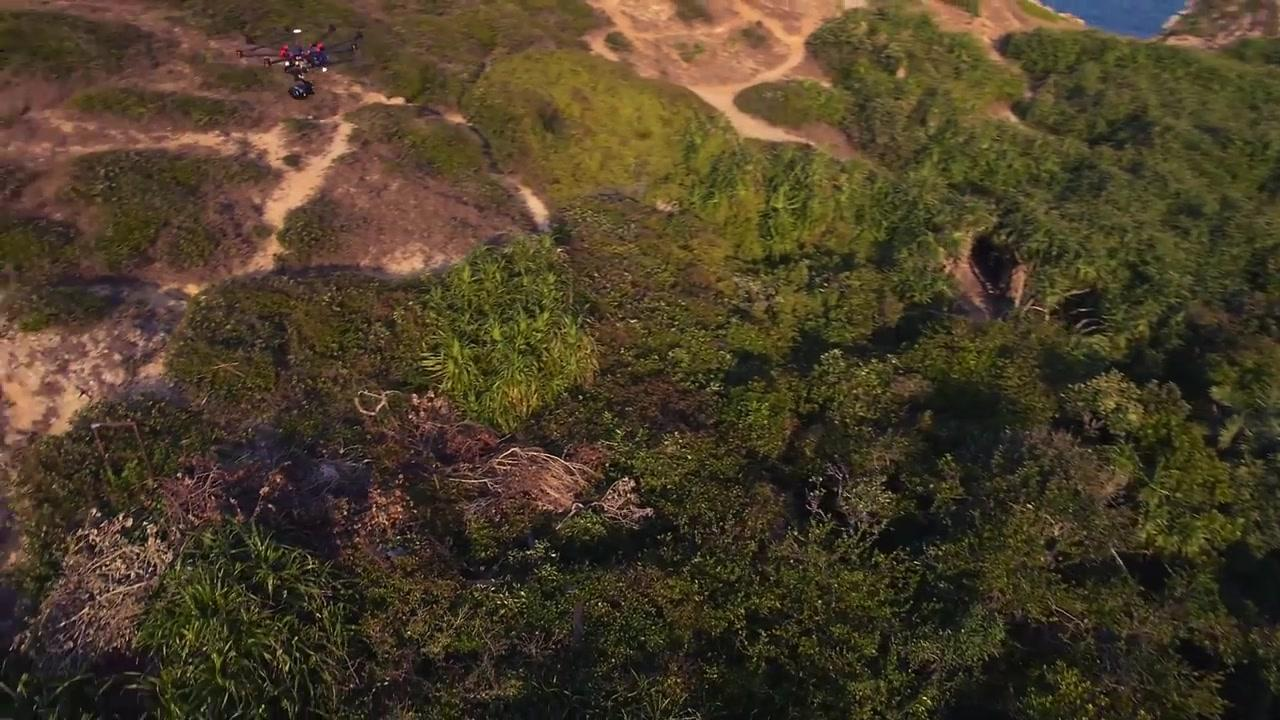
#> input picture deploy/eval_roi_448/images/00096.jpg, 1280 x 720 px, given in place of t4_fourdrones.png, which was not available
$ python test_page_yolo.py ../deploy/eval_roi_448/images/00096.jpg
#> lines starting #> are read from the running program, lines starting #| are printed output that depends on the picture
### ps/cam3d_pipe.py
#!/usr/bin/env python3
# -*- coding: utf-8 -*-
"""cam3d_pipe.py —— 三域位流实时链路网页版

链路：USB 相机 -> 640x360 灰度 -> PL-DDR -> 触发 PL 检测器 -> 读候选表
      -> x=(x+125)%640 修正 + 边带过滤 -> （可选）NPU cls128 分类
      -> 画框/HUD -> JPEG -> 网页 MJPEG

端口：8080。页面：“/”单页；数据：“/info”；流：“/live”；单帧：“/snap”。
安全：只读写已验证的寄存器地址；NPU 可用 --npu 0 关掉。

用法：
  python3 -u cam3d_pipe.py --host 0.0.0.0 --port 8080 --npu 1
"""
import argparse
import io
import json
import os
import re
import sys
import threading
import time
from http.server import BaseHTTPRequestHandler, ThreadingHTTPServer

import cv2
import numpy as np

sys.path.insert(0, os.path.dirname(os.path.abspath(__file__)))
from cam3d_test import PL3D, NPU, unpack, crop  # noqa: E402
try:
    from yolo_det import Yolo
except Exception:                          # noqa: BLE001
    Yolo = None
USE_YOLO = False          # 模块级：--yolo 1 时由 main() 置 True
YOLO = None
USE_ROI = False           # --mode roi：PL 粗筛 + NPU ROI 精判（真正的三域分工）
DUAL = False              # 双极性：同一检测器跑两遍（原图 + 取反），零额外资源
if os.environ.get("DUAL") == "0":
    DUAL = False
STREAM_W, STREAM_H = 512, 288   # 推流分辨率（检测仍 640x360）
YOLO_EVERY = 3            # 方案 A：每 N 帧才跑一次 yolo，中间帧复用上次结果
YCNT = [0]                # yolo 帧计数
DUAL_EVERY = 2            # 双极性第二遍（取反）每 N 帧跑一次，保证帧率
PCNT = [0]                # PL 帧计数
POL_PREV = [None]         # 上一帧的另一极性结果 (帧号, 候选列表)，真隔帧用
# ---- 自适应列相位校准 ----
SHIFT = [0]               # 当前生效的列相位偏移（加在检测出的 x 上）
SHIFT_CONF = [0.0]        # 最近一次校准的置信度
CAL_HIST = []
ROI_MAX = 5             # 送 NPU 的候选上限（封顶 mosaic 耗时）             # 最近几次校准结果（多数票）
CAL_EVERY = 120           # 每 N 帧校准一次
CAL_ON = True
if os.environ.get("CAL") == "0":
    CAL_ON = False
try:
    import phase_cal3 as _cal
except Exception:                                          # noqa: BLE001
    _cal = None
LAST_BOXES = [None]
LAST_RES = [None]       # 上次 yolo 的框（跳过帧复用）
ROI_CONF = 0.45           # ROI 模式下 NPU 判为无人机的阈值
ROI_KEEP_PL = 1           # 1 = NPU 没认出的 PL 候选也保留（网页可勾选显示/隐藏）


W, H = 640, 360
BORDER = 24          # 上/下/左 边带不参与（压掉天花板/墙的亮带）
XOFF = 125           # 实测列偏移：x_true = (x_det + 125) % W

STATE = {
    "frames": 0, "fps": 0.0, "PL_ms": 0.0, "npu_ms": 0.0,
    "cap_ms": 0.0, "enc_ms": 0.0,
    "ncand": 0, "ntrk": 0, "stable": 0, "err": "",
    "cands": [], "raw": [],
    # 独立版页面模板要读的键
    "lat_ms": 0.0, "n": 0, "gamma": 1.0,
    "msk": 1, "stretch": 0, "invert": 0,
    "shift": 0, "shift_conf": 0.0,
}
JPEG = {"buf": None, "seq": 0}
VIS = {"img": None, "seq": 0}        # 采集线程写、编码线程读（最新帧覆盖，天然丢帧）
ENC_EVENT = None                     # 占位，保持接口兼容
INFER = {"npu": 1, "pmin": 0, "running": True, "quality": 80, "push_every": 1}

# ---- 候选过滤（2026-11-03）----
AMIN = 4            # 面积下限：只砍 1~3 px 的孤立噪点（再大就伤真目标）
H_MERGE = True      # 同 y 水平合并：消掉"目标左右两侧各一个框"
H_DY = 10           # 合并的 y 容差
H_DX = 160          # 合并的 x 最大跨度（目标宽 + 边带间距）
# 显示与前处理（2026-11-01 新增：三域版之前直接推灰度原图，观感"一片灰"）
COLOR_DISP = 1          # 1=画面用彩色（检测仍在灰度上做）；0=灰度
GAMMA = 1.0             # 送 PL 前的 gamma（0.08 压缩动态范围、弱目标更容易过 CFAR 门限；1.0=不改）
INVERT = 0              # 1=把 255-gray 送 PL（等价 Black-Hat，找暗目标）
_LUT = None


# [11 lines left out: function _make_lut, not called in this run]


# ---------------- 文件输入源（图片 / 视频） ----------------
SRC = {"path": None, "kind": None, "cap": None, "img": None}
IMG_DONE = [False]        # 图片源只检测一帧，之后停住
SRC_DIR = "/root/ip2/uploads"
CAP_DIR = "/root/ip2/captures"
DS_DIR = "/root/ip2/dataset"
DS_EXT_IMG = (".jpg", ".jpeg", ".png", ".bmp", ".webp")
DS_EXT_VID = (".mp4", ".avi", ".mov", ".mkv")


# [68 lines left out: functions _fit_640x480, open_src, close_src, read_src, to_pl, not called in this run]
TMP = {
    "clip": "/root/npu/cls128_drone_ZG.json",
    "raw": "/root/npu/cls128_drone_ZG.raw",
}


# [27 lines left out: function find_cam, not called in this run]


# ---------------------------------------------------------------- 航迹跟踪


class Tracker(object):
    """跨帧候选跟踪 + 去抖（三域链路用）。

    与 cam_pipe.py 的同名类同源，另加两项：
      · p（NPU 概率）做 EMA 平滑 —— 判别结果不再逐帧跳变
      · trail（最近 40 帧坐标）—— 画面上能画出运动轨迹

    规则：
      * 相邻帧位置差 <= 匹配半径视为同一条 track（坐标/面积/峰值/概率都做 EMA 平滑）
      * 连续命中 >= MIN_HITS 帧才对外显示；连续丢失 > MAX_MISS 帧才移除
      * 匹配半径随速度放大：静止 10 px，20 px/帧 -> 60 px，上限 90 px
    性能：候选按峰值预剪 MAX_IN，track 池上限 MAX_TRACKS，避免 O(候选×track) 爆炸。
    """

    MATCH_R = 10        # 基础匹配半径（像素）
    MIN_HITS = 2        # 连续命中多少帧才显示（2 = 单帧孤立候选不显示，虚警残留 76.6%→0.8%）
    MAX_MISS = 10       # 连续丢失多少帧才删除
    MAX_SHOW = 64       # 最多显示多少条航迹
    PEAK_MIN = 0        # 候选峰值下限
    MAX_IN = 16         # 每帧最多送进跟踪的候选数（按峰值排序取前 N）
    MAX_TRACKS = 64     # track 池上限
    TRAIL_LEN = 40      # 轨迹保留点数

    def __init__(self):
        self.tracks = []
        self.next_id = 1

    # [79 lines left out: function update, not called in this run]


TRACKER = Tracker()


# ---------------------------------------------------------------- 推理线程
# [429 lines left out: functions infer_loop, enc_loop, not called in this run]


# ---------------------------------------------------------------- HTTP# 网页模板放在 page_cam3d.py（独立版同款），避免多人改本文件时冲突
try:
    from page_cam3d import PAGE
except Exception:                                        # noqa: BLE001
    PAGE = '<!doctype html><meta charset=utf-8><title>3D</title><h3>page_cam3d.py 缺失</h3>'


class SrvHandler(BaseHTTPRequestHandler):
    protocol_version = "HTTP/1.1"

    def log_message(self, *a):        # 静音
        pass

    # [141 lines left out: functions _send, do_POST, do_GET, not called in this run]


def main():
    global GAMMA, INVERT, COLOR_DISP, USE_YOLO, YOLO, USE_ROI
    ap = argparse.ArgumentParser()
    ap.add_argument("--port", type=int, default=8080)
    ap.add_argument("--npu", type=int, default=1)
    ap.add_argument("--pmin", type=int, default=0)
    ap.add_argument("--frames", type=int, default=0, help=">0 则跑这么多帧后退出（自测用）")
    ap.add_argument("--gamma", type=float, default=1.0, help="送 PL 前 gamma（0.08 压缩动态范围，弱目标更易过门限；1.0 不改）")
    ap.add_argument("--invert", type=int, default=0, help="1=找暗目标（逆光天空鸟/无人机）")
    ap.add_argument("--color", type=int, default=1, help="1=彩色画面 0=灰度")
    ap.add_argument("--quality", type=int, default=65, help="推流 JPEG 质量（默认 65；80 更清晰但更耗 CPU）")
    ap.add_argument("--push-every", type=int, default=1, help="每 N 帧推一次流（默认 1=每帧；2 可省一半编码开销）")
    ap.add_argument("--yolo", type=int, default=0, help="1=use yolo11n whole-image detect")
    ap.add_argument("--mode", default="", choices=["", "yolo", "roi"],
                    help="roi = PL 粗筛 + NPU ROI 精判（三域分工）")
    a = ap.parse_args()
    USE_YOLO = bool(a.yolo) or (a.mode in ("yolo", "roi"))
    USE_ROI = (a.mode == "roi")
    INFER["npu"], INFER["pmin"] = a.npu, a.pmin
    INFER["quality"], INFER["push_every"] = a.quality, max(1, a.push_every)
    GAMMA, INVERT, COLOR_DISP = a.gamma, a.invert, a.color

    print("打开 PL3D ...", flush=True)
    pl = PL3D()
    try:
        print("VERSION=0x%08X" % (pl.reg.read(0x400C0014) & 0xFFFFFFFF), flush=True)
    except Exception:                                              # noqa: BLE001
        print("VERSION 读取跳过", flush=True)

    net = None
    if a.npu and os.path.exists(TMP["clip"]) and os.path.exists(TMP["raw"]):
        try:
            net = NPU(TMP["clip"], TMP["raw"], dev=pl.dev)
            print("NPU ok", flush=True)
        except Exception as e:                                     # noqa: BLE001
            print("NPU 不可用，降级为纯 PL：%s" % e, flush=True)

        if USE_YOLO:
            try:
                YOLO = Yolo(dev=pl.dev)     # 复用 PL3D 的 Device（自建 Device 会把 PL 的 DMA 区域顶掉）
                print("YOLO ok (shared dev)", flush=True)
            except Exception as e:                             # noqa: BLE001
                print("YOLO unavailable: %s" % e, flush=True)
    th = threading.Thread(target=infer_loop, args=(pl, net), daemon=True)
    threading.Thread(target=enc_loop, daemon=True).start()
    th.start()

    if a.frames > 0:                   # 自测模式：不启服务器
        t0 = time.time()
        while STATE["frames"] < a.frames and time.time() - t0 < 60:
            time.sleep(0.2)
        print(json.dumps(STATE), flush=True)
        INFER["running"] = False
        time.sleep(0.5)
        return

    srv = ThreadingHTTPServer(("0.0.0.0", a.port), SrvHandler)
    print("serving on :%d" % a.port, flush=True)
    srv.serve_forever()


# [2 lines that do not run on import are left out]

### ps/cam3d_test.py
#!/usr/bin/env python3
# -*- coding: utf-8 -*-
"""cam3d_test.py —— 三域链路无界面自测：相机 → PL(三域) → NPU 分类 → 打印。

用于在写网页之前先确认整条链在板上跑得通：
  - 帧走 PL-DDR（ICraft 分配），寄存器走平台口 0x400C0000
  - 候选表经 0x10 窗口读回
  - 每个候选裁 128x128 交给 cls128 NPU 判"是不是目标"

用法：
  python3 cam3d_test.py --n 20            # 跑 20 帧
  python3 cam3d_test.py --n 20 --npu 0    # 只跑 PL，不跑 NPU
  python3 cam3d_test.py --img a.png       # 用图片代替相机
"""
import argparse
import os
import sys
import time

import numpy as np

REG = 0x400C0000
R_CTRL, R_FADDR, R_RADDR, R_STATUS = 0x00, 0x04, 0x08, 0x0C
R_WIN, R_AR = 0x10, 0x90
NPIX = 640 * 360
X_SHIFT = 62             # 预热后实测稳定：x_det = x_true - 62，故 +62 还原
BORDER = 24              # 上下边带过滤（pad 伪目标在 y≈359）


# [17 lines left out: function unpack, not called in this run]


class PL3D(object):
    def __init__(self):
        from icraft.xrt import Device
        self.dev = Device.Open("axi://zg330aiu?npu=0x40000000&dma=0x80000000")
        self.reg = self.dev.defaultRegRegion()
        self.mem = self.dev.defaultMemRegion()
        self.ch = self.mem.malloc(NPIX)
        bp = self.ch.begin if not callable(self.ch.begin) else self.ch.begin()
        ad = getattr(bp, "addr", None)
        self.base = ad() if callable(ad) else ad
        self.reg.write(REG + R_FADDR, self.base)
        self.reg.write(REG + R_RADDR, self.base)
        time.sleep(0.02)
        print("PL3D base=0x%X VERSION=0x%08X"
              % (self.base, self.reg.read(REG + 0x14) & 0xFFFFFFFF))

    # [52 lines left out: functions run, _win, not called in this run]


class NPU(object):
    # [95 lines left out: functions __init__, predict, crop, main, not called in this run]


# [2 lines that do not run on import are left out]

### ps/test_page_yolo.py
#!/usr/bin/env python3
# -*- coding: utf-8 -*-
"""test_page_yolo.py —— 端到端验证"网页 /info 里的框确实来自 yolo11n"。

做法：把 cv2.VideoCapture 换成一个"假相机"，它每帧返回 t4_fourdrones.png
缩放成的 640x480 图像；然后用 cam3d_pipe 的真实 main() 起服务（端口 8099），
读 /info 看 n 与 cands。这样走的是页面完全相同的代码路径。

用法：python3 test_page_yolo.py
"""
import json
import sys
import threading
import time
import urllib.request

import cv2
import numpy as np

sys.path.insert(0, "/root/ip2")

IMG = "/root/ip2/t4_fourdrones.png"
PORT = 8099

_base = cv2.imread(IMG)
#> _base is the input picture: shape (720, 1280, 3); mean B, G, R 39.7, 61.2, 73.7
if _base is None:
    raise SystemExit("cannot read %s" % IMG)


def _fit(img, w=640, h=480):
    """等比缩放后居中填充到 w x h（模拟相机 640x480 视野）。"""
#> called with w = 640, h = 480
    ih, iw = img.shape[:2]
#> ih = 720; iw = 1280
    s = min(w / float(iw), h / float(ih))
#> s = 0.5
    nw, nh = int(iw * s), int(ih * s)
#> nw = 640; nh = 360
    r = cv2.resize(img, (nw, nh), interpolation=cv2.INTER_AREA)
    out = np.zeros((h, w, 3), np.uint8)
    y0, x0 = (h - nh) // 2, (w - nw) // 2
#> y0 = 60; x0 = 0
    out[y0:y0 + nh, x0:x0 + nw] = r
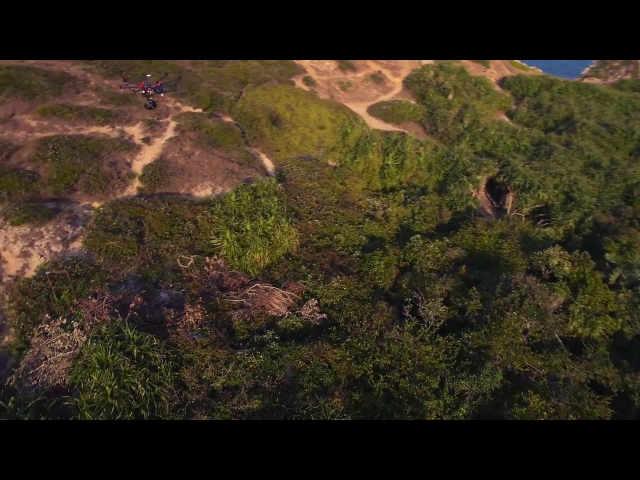
#> out: shape (480, 640, 3); mean B, G, R 29.9, 46, 55.3
    return out


FRAME = _fit(_base)


class FakeCap(object):
    def __init__(self, *a, **k):
        self.opened = True

    def isOpened(self):
        return True

    def set(self, *a, **k):
        return True

    def get(self, prop):
        if prop == cv2.CAP_PROP_FRAME_WIDTH:
            return 640
        if prop == cv2.CAP_PROP_FRAME_HEIGHT:
            return 480
        if prop == cv2.CAP_PROP_FPS:
            return 30
        return 0

    def read(self):
        return True, FRAME.copy()

    def release(self):
        pass


cv2.VideoCapture = FakeCap

import cam3d_pipe as CP  # noqa: E402  必须在打补丁之后导入

sys.argv = ["cam3d_pipe.py", "--port", str(PORT), "--npu", "1", "--yolo", "1",
            "--quality", "60", "--push-every", "1"]

threading.Thread(target=CP.main, daemon=True).start()

info = None
for _ in range(120):                     # 最多等 40 s（含模型加载）
    time.sleep(0.5)
    try:
        info = json.load(urllib.request.urlopen("http://127.0.0.1:%d/info" % PORT, timeout=3))
        if info.get("frames", 0) >= 8:
            break
    except Exception:
        pass

if info is None:
#> (the run stopped early here; a loop or call above may not have finished)

$ run again, on deploy/eval_roi_448/images/00100.jpg
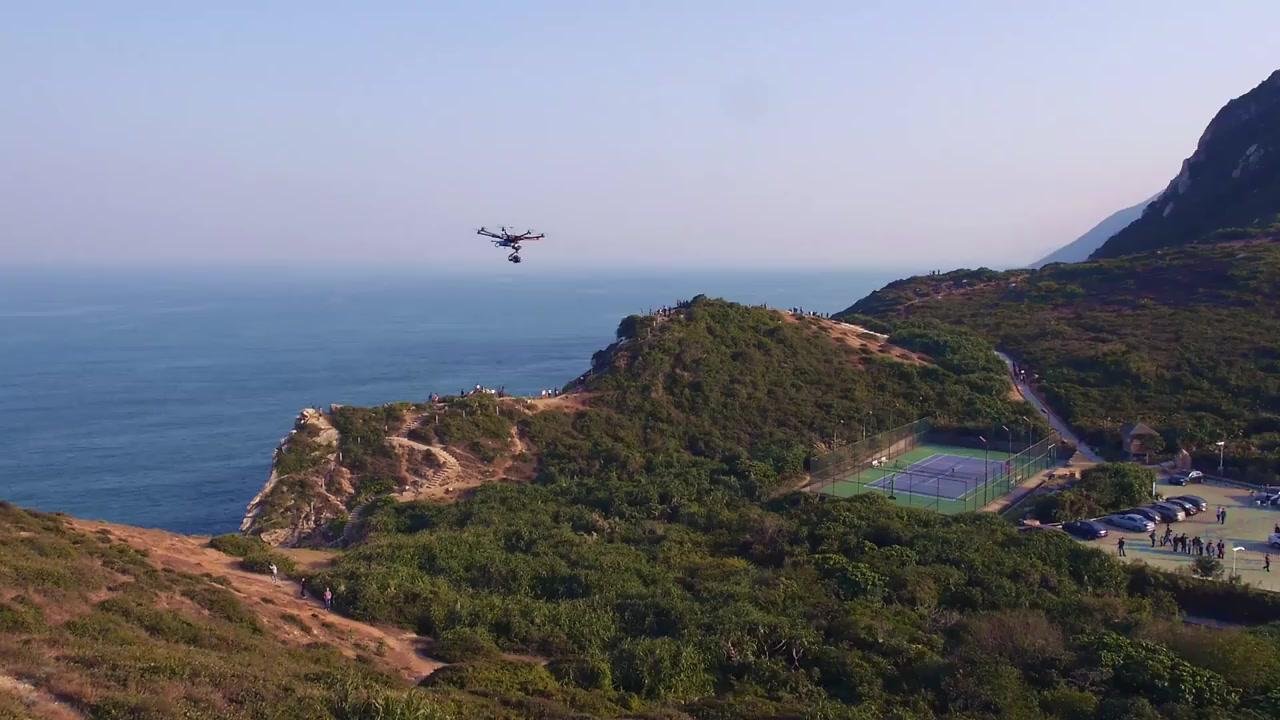
#> input picture deploy/eval_roi_448/images/00100.jpg, 1280 x 720 px, given in place of t4_fourdrones.png, which was not available
#> _base is the input picture: shape (720, 1280, 3); mean B, G, R 125.1, 115.2, 112.8
#> in _fit, `out[y0:y0 + nh, x0:x0 + nw] = r`:
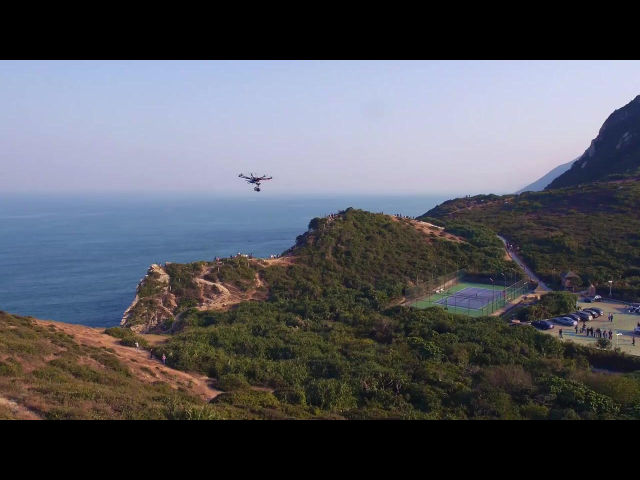
#> out: shape (480, 640, 3); mean B, G, R 93.9, 86.5, 84.7

$ run again, on deploy/eval_roi_448/images/00118.jpg
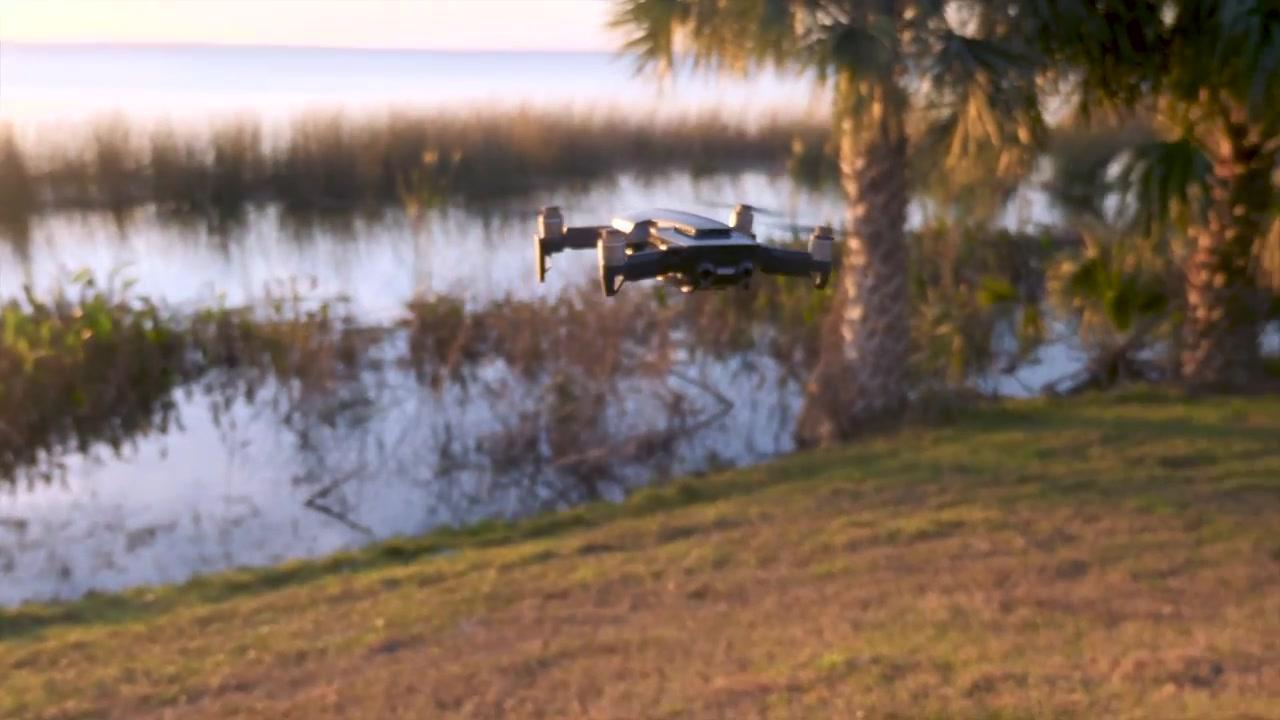
#> input picture deploy/eval_roi_448/images/00118.jpg, 1280 x 720 px, given in place of t4_fourdrones.png, which was not available
#> _base is the input picture: shape (720, 1280, 3); mean B, G, R 100.8, 113.1, 131.3
#> in _fit, `out[y0:y0 + nh, x0:x0 + nw] = r`:
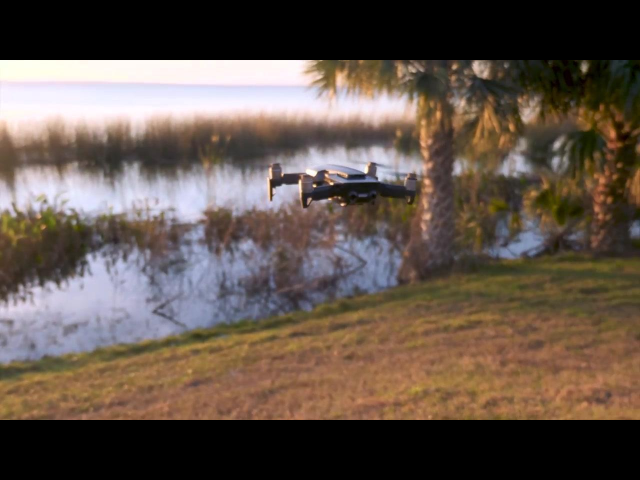
#> out: shape (480, 640, 3); mean B, G, R 75.7, 84.9, 98.6
